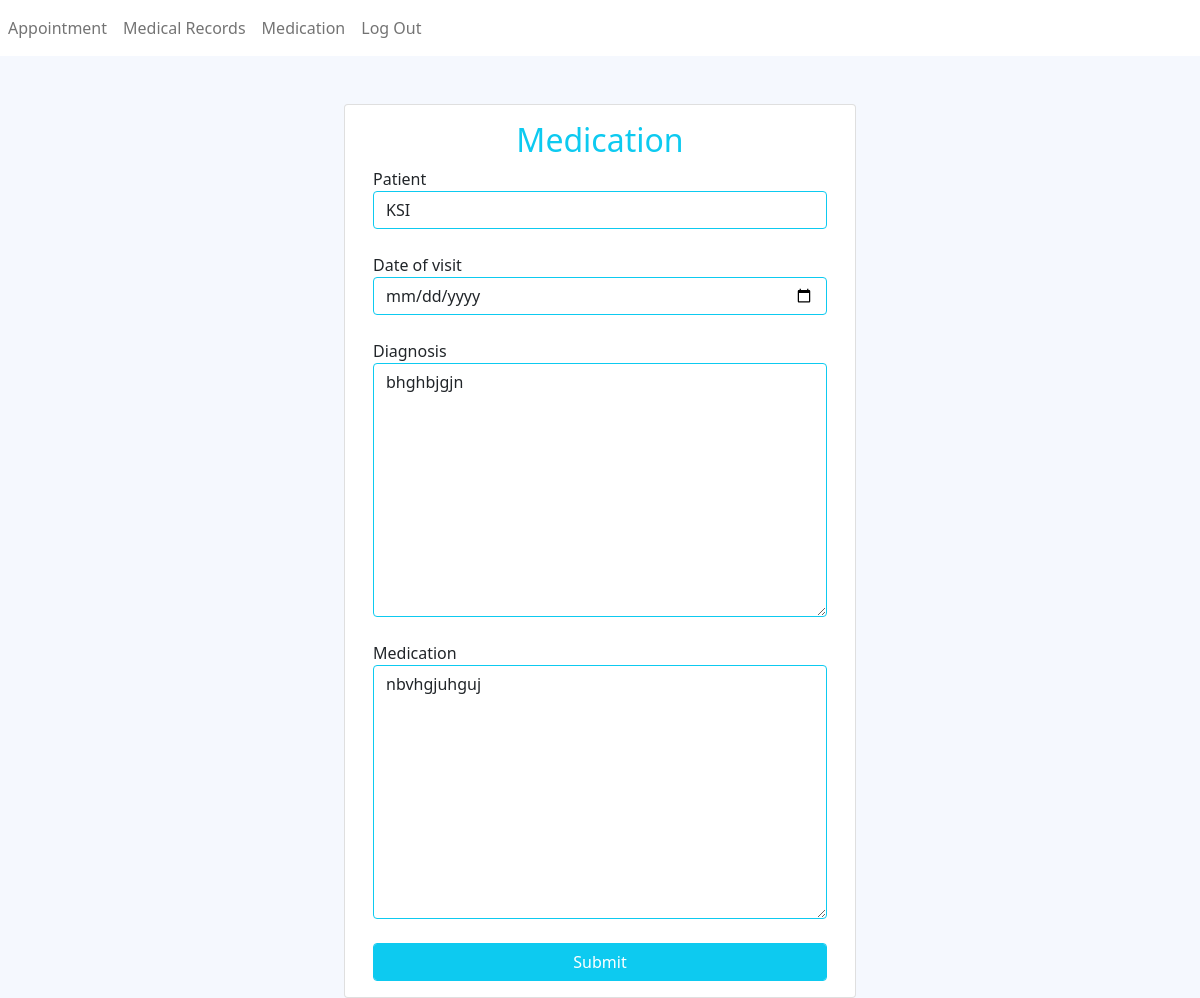
The page /myapp/edit_medicationrecords/a3eb827466de4e28a059ae1be63ab2b1/ on the database its author committed.
### myapp/models.py (models this page shows, shortened)
class BaseModel(models.Model):
	id = models.UUIDField(primary_key=True, default=uuid.uuid4, editable=False)
	date_modified = models.DateTimeField(auto_now=True)
	date_created = models.DateTimeField(auto_now_add=True)
	class Meta:
		abstract = True

class Medication(BaseModel):
	patient = models.ForeignKey(UserDetails, on_delete=models.CASCADE)
	date_of_visit = models.DateField(null=True)
	diagnosis = models.TextField(max_length=1000)
	medication = models.TextField(max_length=600)

### myapp/views.py (the view)
# urls.py: path('edit_medicationrecords/<str:pk>/', edit_medicationrecords, name='edit_medicationrecords'),
def edit_medicationrecords(request, pk):
    medication = get_object_or_404(Medication, id=pk)
    form = MedicationForm(instance=medication)
    if request.method == 'POST':
        form = MedicationForm(request.POST, instance=medication)
        if form.is_valid():
            form.save()
            return redirect('/')
    context = {'myform': form, 'pk': pk}
    return render(request, 'medication.html', context)

### myapp/forms.py
class MedicationForm(forms.ModelForm):
    class Meta:
        fields = ['patient', 'date_of_visit', 'diagnosis', 'medication']
        model = Medication
        widgets = {
            'date_of_visit': forms.DateInput(format=('%d/%b/%Y'), attrs={'type': 'date', 'min': datetime.date.today()}),
        }

### myapp/models.py (called while the page is built)
	def __str__(self):
		return self.username

### myapp/templates/medication.html (shortened to what this page needs)
<!DOCTYPE html>
{% load static %}
<html lang="en">
<head>
    <link rel="stylesheet" href='{% static "style.css" %}'>
    <link href="https://cdn.jsdelivr.net/npm/bootstrap@5.0.2/dist/css/bootstrap.min.css" rel="stylesheet"
>
    <link rel="stylesheet" href="https://cdnjs.cloudflare.com/ajax/libs/font-awesome/4.7.0/css/font-awesome.min.css">
</head>
<body>
<nav class="navbar navbar-expand-lg navbar-light bg-blue">
    <div class="collapse navbar-collapse" id="navbarNav">
        <ul class="navbar-nav ml-auto">
            <li class="nav-item">
                <a class="nav-link" href="{% url 'myapp:doctor_appointment' %}">Appointment</a>
            </li>
            <li class="nav-item">
                <a class="nav-link" href="{% url 'myapp:medical_record' %}">Medical Records</a>
            </li>
            <li class="nav-item">
                <a class="nav-link" href="{% url 'myapp:medication' %}">Medication</a>
            </li>
            <li class="nav-item">
               <a class="nav-link" href="{% url 'myapp:logout_user' %}">
                   Log Out
                  </a>
            </li>
        </ul>
    </div>
</nav>
{%load widget_tweaks %}
    <div  id="registrationdiv1" style="background-color: #F5F8FE;">
        <div class="card mt-5" style="width: 32rem; background-color:;" id="cardregistration">
          <div class="card-body">
              <center><h2 class="card-title text-info">Medication</h2></center>
              <div class="container d-flex flex-column col-md-12 ">
                     <form action="{% url 'myapp:medication' %}" method="POST">
                         <div class="row d-flex d-inline-block">
                        {% for field in myform %}
                             {% if field.name == "patient" %}
                             <div class="col-md-12 form-group">
                                <label class="text-dark"> {{field.label}}<br></label>
                                {{field|add_class:'form-control border border-info'}}<br>
                             </div>
                             {% elif field.name == "date_of_visit" %}
                              <div class="col-md-12 form-group">
                                <label class="text-dark"> {{field.label}}<br></label>
                                {{field|add_class:'form-control border border-info'}}<br>
                             </div>
                             {% elif field.name == "diagnosis" %}
                                  <div class="col-md-12 form-group">
                                    <label class="text-dark"> {{field.label}}<br></label>
                                    {{field|add_class:'form-control border border-info'}}<br>
                                 </div>
                             {% elif field.name == "medication" %}
                                  <div class="col-md-12 form-group">
                                    <label class="text-dark"> {{field.label}}<br></label>
                                    {{field|add_class:'form-control border border-info'}}<br>
                                 </div>
                             {% else %}
                                    <div>
                                       <label class="text-dark"> {{field.label}}<br></label>
                                        {{field|add_class:'form-control border border-info'}}<br>
                                    </div>
                                         {% endif %}
                                    {% endfor %}
                            <div class=" form-group">
                                <button type="Submit" class="form-control btn btn-info text-white" style="background-color:;">Submit</button>
                            </div>
                             </div>
                     </form>
              </div>
          </div>
        </div>
    </div>
</body>
</html>

### myapp/static/style.css (style rules this page uses)
#cardregistration { width:auto; }
#registrationdiv1 { background-color: white; display: flex; justify-content: center !important; }

### rows shown on the page
Medication: myform "KSI", myform "bhghbjgjn", myform "nbvhgjuhguj"

### other values the page prints
{{ field.label }} "Patient"
{{ field.label }} "Date of visit"
{{ field.label }} "Diagnosis"
{{ field.label }} "Medication"
